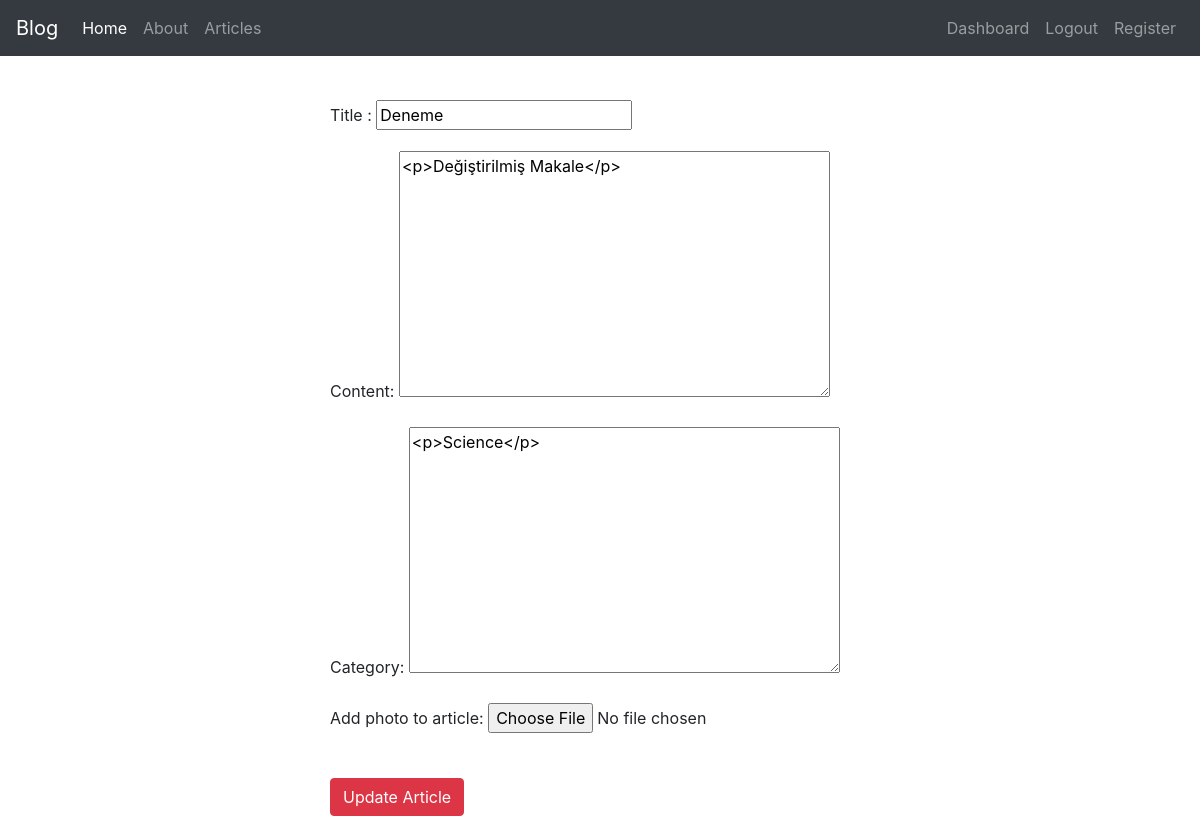
The app's page /articles/update/1 (signed in) with its own data.
### article/models.py (models this page shows, shortened)
class Article(models.Model):
    author = models.ForeignKey("auth.User",on_delete= models.CASCADE,verbose_name = "author ")
    title = models.CharField(max_length=50,verbose_name = "Title ")
    content = RichTextField()
    created_date = models.DateTimeField(auto_now_add=True)
    category = RichTextField()
    article_image = models.FileField(blank=True,null=True,verbose_name="Add photo to article")

### article/views.py (the view)
# urls.py: path('update/<int:id>',views.updateArticle,name = "update"),
@login_required(login_url="user:login")
def updateArticle(request,id):
    article = get_object_or_404(Article,id=id)
    form = ArticleForm(request.POST or None,request.FILES or None,instance=article)
    if form.is_valid():
        article = form.save(commit=False)
        article.author = request.user
        article.save()
        messages.success(request,"Article Updated")
        return redirect("article:dashboard")
    return render(request=request,template_name="update.html",context={"form":form})

### article/forms.py
class ArticleForm(forms.ModelForm):
    class Meta:
        model = Article
        fields = ["title","content","category","article_image"]

### templates/update.html (shortened to what this page needs)
{% extends 'layout.html' %}
{% block body %}
<div class="row">
    <div class="col-md-6 offset-md-3">
<form method = "post">
    {{form.as_p}}
    <br>
    <button type ="submit" class = "btn btn-danger"> Update Article</button>
</form>
</div>
</div>
{% endblock body %}

### records on screen
Article: title "Deneme", content "<p>Değiştirilmiş Makale</p>", category "<p>Science</p>"
